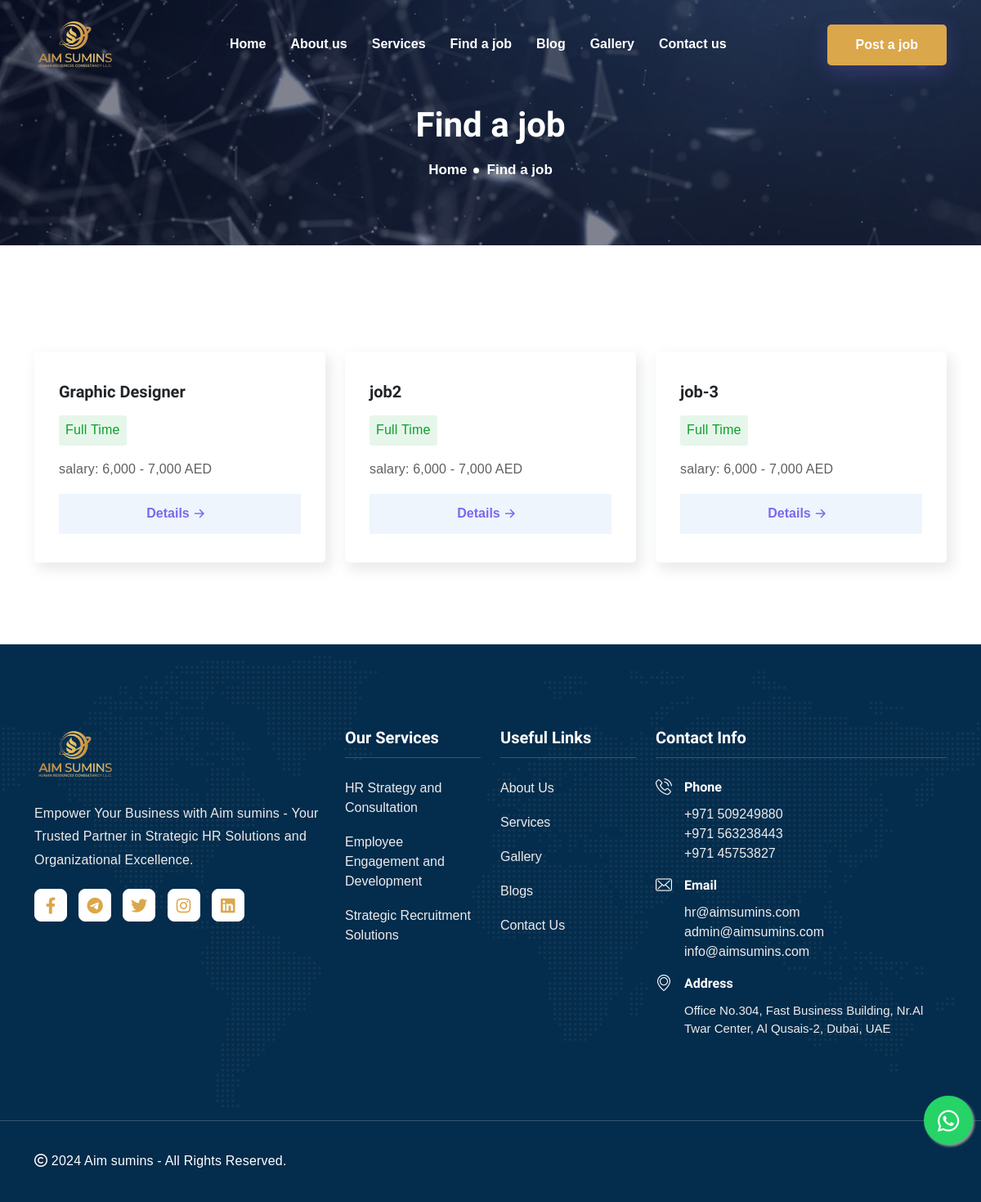
The page /job/ on the database its author committed.
### job/models.py (models this page shows, shortened)
class Job(models.Model):
    title = models.CharField(max_length=255)
    slug = models.SlugField(max_length=255)
    date = models.DateTimeField(auto_now_add=True)
    salary = models.CharField(max_length=255)
    location = models.CharField(max_length=255)
    description = HTMLField()
    job_expire = models.CharField(max_length=255)
    job_type= models.CharField(max_length=255, choices=JOB_TYPE,default="Full Time")
    job_role= models.CharField(max_length=255)
    education = models.CharField(max_length=255)
    experience = models.CharField(max_length=255)
    vacancies = models.IntegerField()
    location_embeded = models.TextField(help_text="Copy and paste embed code from google maps",null=True,blank=True)
    def get_absolute_url(self):
        return reverse_lazy('web:job-detail', kwargs={'slug': self.slug})

### web/models.py (models this page shows, shortened)
class Service(models.Model):
    title=models.CharField(max_length=200)
    slug=models.SlugField(unique=True, max_length=100)
    image=VersatileImageField(upload_to='services',help_text=" The recommended size is 850x450 pixels.")
    description=HTMLField()
    def get_absolute_url(self):
        return reverse_lazy('web:service-detail', kwargs={'slug': self.slug})

### web/views.py (the view)
# urls.py: path("job/", views.JobListView.as_view(), name="job"),
class JobListView(ListView):
    model = Job
    template_name = "web/job.html"

### web/context_processors.py (called while the page is built)
def main_context(request):
    service=Service.objects.all().order_by('-id')[:4]
    return {
        "footer_services": service,
    }

### templates/web/job.html
{% extends "web/base.html" %}
{% load static %}
{% block content %}
	<div class="page-title-area item-bg2">
		<div class="d-table">
			<div class="d-table-cell">
				<div class="container">
					<div class="page-title-content">
						<h2>Find a job</h2>
						<ul>
							<li><a href="/">Home</a></li>
							<li>Find a job</li>
						</ul>
					</div>
				</div>
			</div>
		</div>
	</div>
	<section class="services-section section-padding">
		<div class="container">
			<div class="row">
				{% for item in object_list %}
				<div class="col-lg-4 col-md-6 job-card">
					<div class="single-services-item">
						<h3>{{ item.title }}</h3>
						<p class="job-type">{{ item.job_type }}</p>
						<p>salary: {{ item.salary }}</p>
						<div class="services-btn">
							<a href="{{ item.get_absolute_url }}" class="read-more"> Details <i class="bi bi-arrow-right-short"></i></a>
						</div>
					</div>
				</div>
				{% endfor %}
			</div>
		</div>
	</section>
{% endblock %}

### templates/web/partials/footer.html
{% load static %}
<section class="footer-subscribe-wrapper">
    <div class="footer-area ptb-100">
        <div class="container">
            <div class="row">
                <div class="col-lg-4 col-md-6 col-sm-6">
                    <div class="single-footer-widget">
                        <a class="footer-logo" href="#">
                            <img src="{% static 'web/img/logo.png' %}" class="white-logo" alt="logo">
                        </a>
                        <p>Empower Your Business with Aim sumins - Your Trusted Partner in Strategic HR Solutions and Organizational Excellence.</p>
                        <ul class="footer-social">
                            <li>
                                <a href="https://www.facebook.com/profile.php?id=61555417742074&mibextid=ZbWKwL"> <i class="fab fa-facebook-f"></i></a>
                            </li>
                            <li>
                                <a href="https://t.me/+qgUCt9ND1iIwNTBk"> <i class="fab fa-telegram"></i></a>
                            </li>
                            <li>
                                <a href="https://twitter.com/aimsumins"> <i class="fab fa-twitter"></i></a>
                            </li>
                            <li>
                                <a href="https://www.instagram.com/aimsumins/"> <i class="fab fa-instagram"></i></a>
                            </li>
                            <li>
                                <a href="https://www.linkedin.com/in/aimsumins-hr-consultancy-2012842a9/"> <i class="fab fa-linkedin"></i></a>
                            </li>
                        </ul>
                    </div>
                </div>
                <div class="col-lg-2 col-md-6 col-sm-6">
                    <div class="single-footer-widget">
                        <div class="footer-heading">
                            <h3>Our Services</h3>
                        </div>
                        <ul class="footer-quick-links">
                            {% for i in footer_services %}
                            <li><a href="{{ i.get_absolute_url }}">{{ i.title }}</a></li>
                            {% endfor %}
                        </ul>
                    </div>
                </div>
                <div class="col-lg-2 col-md-6 col-sm-6">
                    <div class="single-footer-widget">
                        <div class="footer-heading">
                            <h3>Useful Links</h3>
                        </div>
                        <ul class="footer-quick-links">
                            <li><a href="{% url "web:about" %}">About Us</a></li>
                            <li><a href="{% url "web:services" %}">Services</a></li>
                            <li><a href="{% url "web:portfolio" %}">Gallery</a></li>
                            <li><a href="{% url "web:blogs" %}">Blogs</a></li>
                            <li><a href="{% url "web:contact" %}">Contact Us</a></li>
                        </ul>
                    </div>
                </div>
                <div class="col-lg-4 col-md-6 col-sm-6">
                    <div class="single-footer-widget">
                        <div class="footer-heading">
                            <h3>Contact Info</h3>
                        </div>
                        <div class="footer-info-contact">
                            <i class="flaticon-phone-call"></i>
                            <h3>Phone</h3>
                            <span><a href="tel:+971509249880">+971 509249880</a></span><br>
                            <span><a href="tel:+971563238443">+971 563238443</a></span><br>
                            <span><a href="tel:+97145753827">+971 45753827</a></span>
                        </div>
                        <div class="footer-info-contact">
                            <i class="flaticon-envelope"></i>
                            <h3>Email</h3>
                            <span><a href="mailto:hr@aimsumins.com">hr@aimsumins.com</a></span><br>
                            <span><a href="mailto:admin@aimsumins.com">admin@aimsumins.com</a></span><br>
                            <span><a href="mailto:info@aimsumins.com">info@aimsumins.com</a></span>
                        </div>
                        <div class="footer-info-contact">
                            <i class="flaticon-placeholder"></i>
                            <h3>Address</h3>
                            <span>Office No.304, Fast Business Building, Nr.Al Twar Center, Al Qusais-2, Dubai, UAE</span>
                        </div>
                    </div>
                </div>
            </div>
        </div>
    </div>
</section>
<div class="copyright-area">
    <div class="container">
        <div class="row align-items-center">
            <div class="col-lg-6 col-md-6">
                <p><i class="far fa-copyright"></i> {% now "Y" %} Aim sumins - All Rights Reserved.</p>
            </div>
        </div>
    </div>
</div>

### static/web/css/custom.css (style rules this page uses)
.job-card .job-type { color: #0BA02C; background-color: #E7F6EA; padding: 0.25rem 0.5rem; width: fit-content; border-radius: 3px; }
.job-card .read-more { padding: 12px 24px 13px 24px; text-align: center; width: 100%; justify-content: center; background-color: #EEF5FC; }

### rows shown on the page
Job: title "Graphic Designer", job_type "Full Time", salary "6,000 - 7,000 AED"
Job: title "job2", job_type "Full Time", salary "6,000 - 7,000 AED"
Job: title "job-3", job_type "Full Time", salary "6,000 - 7,000 AED"
Service: title "HR Strategy and Consultation"
Service: title "Employee Engagement and Development"
Service: title "Strategic Recruitment Solutions"
